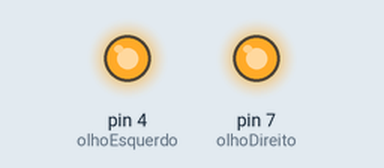
Simulated run of this sketch. Board: Arduino Uno, built with avr-gcc and run on an emulated ATmega328P. Shown: output pins drawn as LEDs (lit = HIGH).

Above: at 1.0 s.
At 2.12 s:
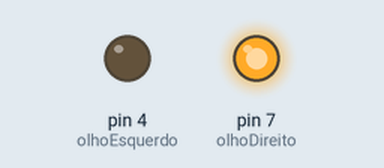
At 4.37 s:
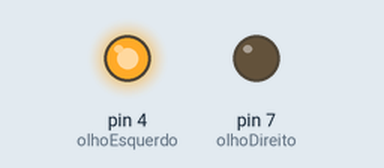
Timing chart, 0 to 5.9 s (numbered marks = the images above):
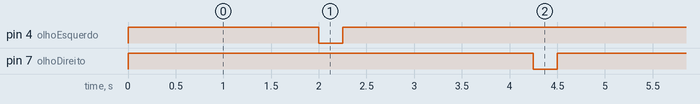

Measured:
- by itself, pin 4 (olhoEsquerdo), pin 7 (olhoDireito): alternates HIGH for 4.3 s and LOW for 0.25 s
- by itself, everything shown: repeats every 4.5 s, in 4 steps

The sketch:

ArduninaPisca.ino
```cpp
const int olhoEsquerdo = 4;
const int olhoDireito = 7;

void setup() {
  pinMode(olhoEsquerdo, OUTPUT);
  pinMode(olhoDireito, OUTPUT);
  digitalWrite(olhoEsquerdo, HIGH);
  digitalWrite(olhoDireito, HIGH);
}

void loop() {
  delay(2000);
  digitalWrite(olhoEsquerdo, LOW);
  delay(250);
  digitalWrite(olhoEsquerdo, HIGH);
  delay(2000);
  digitalWrite(olhoDireito, LOW);
  delay(250);
  digitalWrite(olhoDireito, HIGH);
}
```
